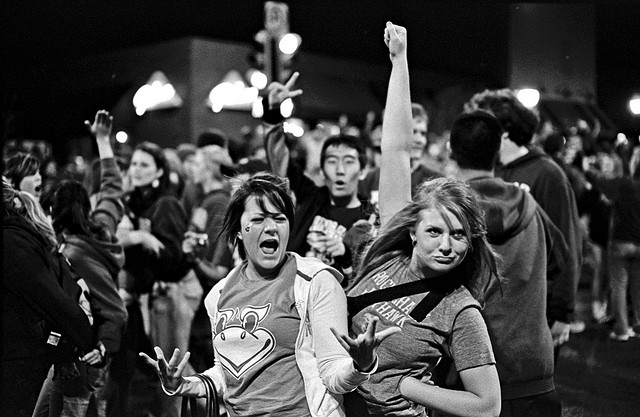
#> input picture captura_tratamento_dados/modulo_7/dados/flickr_map_training/107.jpg, 640 x 417 px; the run also reads 3 pictures not shown here
$ jupyter execute --allow-errors 'TACTD 07 - Exercicios com solucoes.ipynb'
#> lines starting #> are read from the running program, lines starting #| are printed output that depends on the picture
# MBA em Ciência de Dados
## Técnicas Avançadas de Captura e Tratamento de Dados

### <span style="color:darkred">Módulo VII - Dados não estruturados: sinais e imagens</span>

### <span style="color:darkred">Exercícios - com soluções</span>

Moacir Antonelli Ponti

CeMEAI - ICMC/USP São Carlos

---

#### <span style="color:red">Recomenda-se fortemente que os exercícios sejam feitos sem consultar as respostas antecipadamente.</span>

---

[cell 1]
# carregando as bibliotecas necessárias
import numpy as np
import matplotlib.pyplot as plt
import pandas as pd

### Exercício 1)

Quando comparamos imagens e sinais e suas características, o que devemos considerar a priori?

(a) Sinais possuem valores independente e identicamente distribuídos, enquanto Imagens possuem pixels organizados de forma espacial<br>
(b) Sinais possuem valores codificados em 16 bits, enquanto imagens possuem valores codificados em 8 bits<br>
(c) Sinais possuem valores com dependência sequencial, enquanto imagens não possuem padrão de dependência<br>
<font color='red'>(d) Sinais possuem valores com dependência sequencial, enquanto Imagens possuem dependência espacial de seus valores<br></font>

<font color='red'>Resposta</font>: *a priori, sempre devemos considerar que sinais e imagens possuem valores com dependência respectivamente sequencial e espacial. Ainda que sinais e imagens podem ser observados com dados i.i.d., quando isso acontece perdemos a coerencia espacial (no caso de imagens) e sequencial (no caso de sinais) que os caraterizam.*

### Exercício 2)

Sejam sinais representados por 32 bits (int32) e imagens representadas por 16 bits sem sinal (uint16). Quantos valores distintos é possível representar em cada um desses dados?

(a) Sinais: 4,29 Bilhões; Imagens 32,76 Mil<br>
<font color='red'>(b) Sinais: 4,29 Bilhões; Imagens 65,53 Mil<br></font>
(c) Sinais: 2,14 Bilhões; Imagens 32,76 Mil<br>
(d) Sinais: 2,14 Bilhões; Imagens 65,53 Mil<br>

<font color='red'>Resposta</font>: $2^{32}=4,29$ bilhões, $2^{16}=65,53$ mil, independente da representação permitir ou não sinais o número de valores distintos é obtido da mesma maneira.

### Exercício 3)

Carregue os dados do arquivo `sinais2.csv` utilizando

`signals = np.genfromtxt(arquivo, delimiter=',').astype(np.float32)`.

O array resultante possui um sinal por linha, i.e. `sinal[i]`

Utilizando os sinais carregados utilize a `np.fft.fft()` para obter a Transformada de Fourier dos sinais. Depois, considerando apenas frequências até 50 Hz, calcule quais são as 4 frequências de maior valor de magnitude (maginute calculada pelo `np.abs()`). Aqui não queremos os valores da magnitude, mas a quais frequências (índices) elas se referem. Para complementar a análise, plote as magnitudes das transformadas até a frequência 50.

Analisando as frequências de maior magnitude temos as frequências que mais caracterizam o sinal. Considerando as 4 frequências computadas anteriormente, podemos dividir os sinais em categorias distintas. Nesse sentido, qual análise abaixo está correta?

(a) O sinal 4 possui frequências inferiores quando comparado com os demais, indicando que o sinal 4 é provavalmente  dependente sequencialmente, enquanto os demais são i.i.d.; assim podemos dividí-los em duas categorias: sinal 4 e sinais 0, 1, 2 e 3.<br>
(b) O sinal 3 possui frequências mais significativas 20 Hz ou superior, indicando que é um sinal com maior qualidade de aquisição, e assim podemos categorizar em: sinal 3, e sinais 0, 1, 2 e 4.<br>
(c) Todas as frequências estão abaixo de 50 Hz, sendo assim podemos dizer que os sinais são todos similares, sendo impossível dividí-los em categorias.<br>
<font color='red'>(d) O sinal 3 possui frequências mais significativas 20 Hz ou superior, possuindo transições mais rápidas de valores do que os outros com frequências caracerísticas menores do que 12Hz; e assim podemos categorizar em: sinal 3, e sinais 0, 1, 2 e 4.</font><br>

<font color='red'>Resposta</font>: *o sinal 3 se destaca por possuir frequências características na média 2 vezes superiores quando comparado aos demais, e acima de 20Hz. Assim como na análise de autocorrelação, esse sinal é distinto dos demais, cujas frequências são mais baixas. Mas frequências superiores não indicam melhor qualidade do sinal, descartando a alternativa (b), assim a opção (d) é a mais adequada.*

[cell 2]
signals = np.genfromtxt('./dados/sinais2.csv', delimiter=',').astype(np.float32)
plt.figure(figsize=(8,14))
for i in range(signals.shape[0]):
    Fi = np.abs(np.fft.fft(signals[i]))
    k = 4
    Fi_50 = Fi[:50]
    ind = np.argpartition(Fi_50, -k)[-k:]
    print(i, ' frequências: ', np.sort(ind))
    plt.subplot(5,1,i+1); plt.plot(Fi_50);
    plt.plot(ind, Fi_50[ind], 'ro')
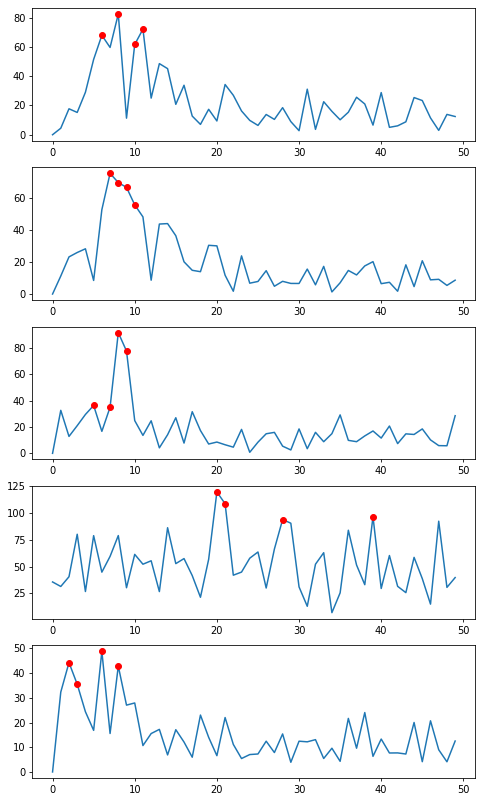
#> figure drawn by matplotlib, 5 panels; panel 1: curve peaks at x = 8, y = 82.45; panel 2: curve peaks at x = 7, y = 75.03; panel 3: curve peaks at x = 8, y = 91.57; panel 4: curve peaks at x = 20, y = 119.8

### Exercício 4)

Considerando os mesmos sinais carregados no exercício anterior, compute as características: entropia da energia (com 10 blocos), taxa de cruzamentos por zero, entropia espectral (com 10 blocos), formando um vetor com 3 características para cada sinal.

Após isso, compute a matriz de distâncias entre os sinais considerando a distância L1, i.e., a soma dos valores absolutos das diferenças entre dois vetores $A$ e $B$:

$$\sum_i |A_i - B_i|$$

Da matriz, que indica a dissimilaridade entre pares de sinais, aplique uma soma na direção do eixo 0 (axis=0) e depois arredonde para inteiro `np.round(,0)`. Quais valores foram obtidos para cada sinal?

(a) Sinais 0, 1, 2 e 4, soma 2; Sinal 3, soma 6.<br>
(b) Sinais 0 e 4, soma 3; Sinais 1 e 2, soma 2; Sinal 3, soma 6.<br>
<font color='red'>(c) Sinais 0, 1, e 2, soma 2; Sinal 3, soma 6; Sinal 4, soma 3.<br></font>
(d) Sinais 0, 1, e 2, soma 1; Sinal 3, soma 3; Sinal 4, soma 6.<br>

<font color='red'>Resposta</font>: *ver código abaixo.*

[cell 3]
def entropia_energia(sinal, n_blocos=10):
    '''Entropia da energia do sinal'''
    # energia total
    energia_sinal = np.sum(sinal ** 2)
    M = len(sinal)

    # calcula janelas dentro do sinal
    M_janelas = int(np.floor(M / n_blocos))
    # verifica se tamanho dos blocos
    # é multiplo do tamanho do sinal
    if M != M_janelas * n_blocos:
        sinal = sinal[0:M_janelas * n_blocos]

    # monta matriz [M_janelas x n_blocos]
    janelas = sinal.reshape(M_janelas, n_blocos, order='F').copy()

    # Computa energias de cada janela (normalizada pela do sinal)
    e_janelas = np.sum(janelas ** 2, axis=0) / (energia_sinal + 0.0001)
    #print(e_janelas)

    # Computa entropia entre energias das janelas
    entropia = -np.sum(e_janelas * np.log2(e_janelas + 0.0001))
    return entropia

def taxa_cruzamentos_por_zero(sinal):
    '''Cruzamentos por zero em um intervalo de tempo '''
    M = len(sinal)
    cont_zero = np.sum(np.abs(np.diff(np.sign(sinal)))) / 2
    return np.float64(cont_zero) / np.float64(M - 1.0)

def entropia_espectral(sinal, n_blocos=10):
    """Computes the spectral entropy"""

    fft_abs = np.abs(np.fft.fft(sinal))

    entropia_esp = entropia_energia(fft_abs, n_blocos=n_blocos)

    return entropia_esp

[cell 4]
features = []
for i in range(signals.shape[0]):
    f1 = entropia_energia(signals[i])
    f2 = taxa_cruzamentos_por_zero(signals[i])
    f3 = entropia_espectral(signals[i])
    features.append([f1, f2, f3])

features= np.array(features)
dmat = np.zeros([signals.shape[0],signals.shape[0]])
for i in range(signals.shape[0]):
    for j in range(signals.shape[0]):
        dmat[i,j] = np.sum(np.abs(features[i]-features[j]))
        #dmat[i,j] = np.sqrt(np.sum((features[i]-features[j])**2))

print(dmat)
print(np.round(np.sum(dmat,axis=0),0))

### Exercício 5)

Carregue as seguintes imagens da base de dados flickr_map_training:

`
img1 = imageio.imread("dados/flickr_map_training/107.jpg")
img2 = imageio.imread("dados/flickr_map_training/101.jpg")
img3 = imageio.imread("dados/flickr_map_training/112.jpg")
img4 = imageio.imread("dados/flickr_map_training/303.jpg")
img5 = imageio.imread("dados/flickr_map_training/400.jpg")`

Implemente um descritor de cor que computa um histograma utilizando a composição dos canais RGB em um único canal utilizando a seguinte operação, sendo R, G e B as matrizes relativas a cada canal de cor:

$$I = R\cdot0.3 +G\cdot0.59 +B\cdot0.11$$

Permita definir o número de bins do histograma por meio da sua função e, antes de retornar, normalize o histograma dividindo pela soma.

Depois, calcule a distância entre img1 carregada e as outras imagens (2, 3, 4, 5) utilizando: 16 bins e 4 bins. Qual foram as duas imagens mais similares, da mais próxima para a mais distante, nos dois casos?

<font color='red'>(a) 16 bins: img2, img4 ; 4 bins: img2, img3<br></font>
(a) 16 bins: img2, img3 ; 4 bins: img4, img3<br>
(b) 16 bins: img2, img3 ; 4 bins: img2, img4<br>
(d) 16 bins: img4, img2 ; 4 bins: img4, img3<br>

<font color='red'>Resposta</font>: *ver código abaixo.*

[cell 5]
import imageio

def histograma_global_intensity(img, n_colors):
    img_int = img[:,:,0].astype(float)*0.3 + img[:,:,1].astype(float)*0.59 + img[:,:,2].astype(float)*0.11
    hist,_ = np.histogram(img_int, bins=n_colors)
    # normaliza o vetor resultante pela soma dos valores
    hist = hist.astype("float")
    hist /= (hist.sum() + 0.0001)
    return hist

[cell 6]
img1 = imageio.imread("dados/flickr_map_training/107.jpg")
#> img1 is the input picture: shape (417, 640, 3); min 0, max 255, mean 65.5
img2 = imageio.imread("dados/flickr_map_training/101.jpg")
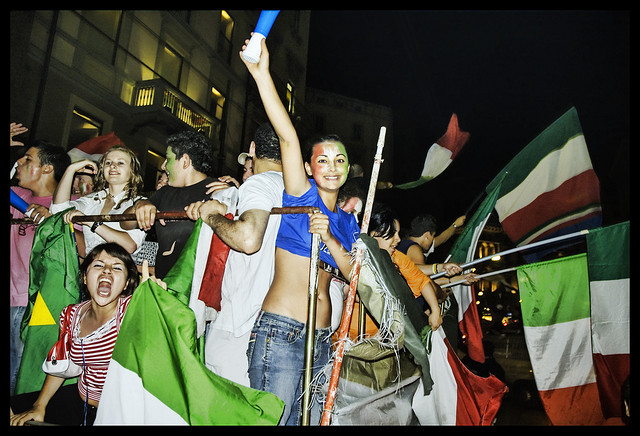
#> input picture captura_tratamento_dados/modulo_7/dados/flickr_map_training/101.jpg, 640 x 436 px
#> img2 is the input picture: shape (436, 640, 3); mean R, G, B 78.1, 79.5, 64.8
img3 = imageio.imread("dados/flickr_map_training/112.jpg")
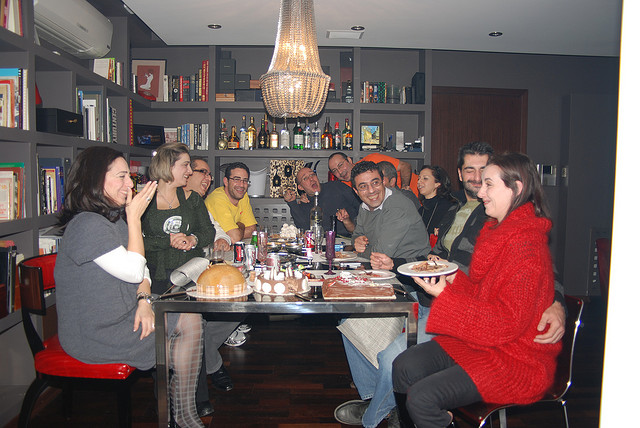
#> input picture captura_tratamento_dados/modulo_7/dados/flickr_map_training/112.jpg, 640 x 428 px
#> img3 is the input picture: shape (428, 640, 3); mean R, G, B 110.5, 92.4, 91.5
img4 = imageio.imread("dados/flickr_map_training/303.jpg")
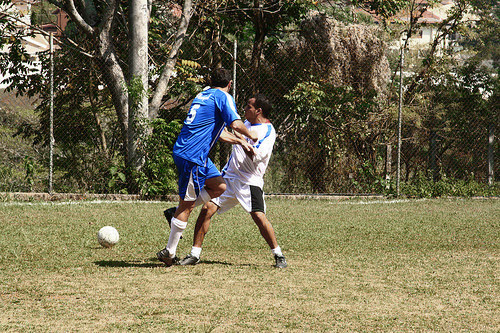
#> input picture captura_tratamento_dados/modulo_7/dados/flickr_map_training/303.jpg, 500 x 333 px
#> img4 is the input picture: shape (333, 500, 3); mean R, G, B 117.6, 111, 82.8
img5 = imageio.imread("dados/flickr_map_training/400.jpg")
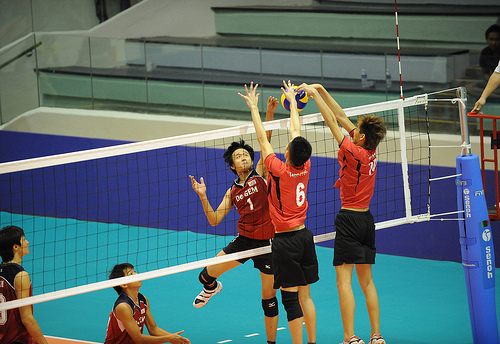
#> input picture captura_tratamento_dados/modulo_7/dados/flickr_map_training/400.jpg, 500 x 344 px
#> img5 is the input picture: shape (344, 500, 3); mean R, G, B 88.2, 107.1, 109.6

ncolors = 16
f1 = histograma_global_intensity(img1, ncolors)
#> in histograma_global_intensity, `hist,_ = np.histogram(img_int, bins=n_colors)`: hist = [86155, 48978, 18766, 14791, 13492, 10742, 8941, 8645, 8813, 8515, 8340, 8701, 7168, 5404, 3747, 5682]
#> in histograma_global_intensity, `hist /= (hist.sum() + 0.0001)`: hist = [0.323, 0.184, 0.0703, 0.0554, 0.0506, 0.0403, 0.0335, 0.0324, 0.033, 0.0319, 0.0312, 0.0326, 0.0269, 0.0202, 0.014, 0.0213]
#> f1 has the same summary as hist in histograma_global_intensity
f2 = histograma_global_intensity(img2, ncolors)
#> f2 = [0.308, 0.113, 0.0906, 0.0568, 0.0399, 0.0338, 0.034, 0.0374, 0.0427, 0.0528, 0.0484, 0.0322, 0.0308, 0.0352, 0.0349, 0.00867]
f3 = histograma_global_intensity(img3, ncolors)
#> f3 = [0.0146, 0.0985, 0.079, 0.16, 0.127, 0.113, 0.0872, 0.0608, 0.0466, 0.0516, 0.0414, 0.0269, 0.0216, 0.0137, 0.0064, 0.051]
f4 = histograma_global_intensity(img4, ncolors)
#> call 4 of histograma_global_intensity, with n_colors = 16
#> in histograma_global_intensity (call 4), `img_int = img[:,:,0].astype(float)*0.3 + img[:,:,1].astype(float)*0.59..`:
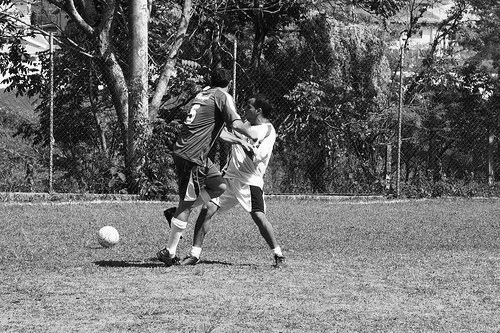
#> img_int: shape (333, 500) float64; min 0, max 255, mean 109.9
#> in histograma_global_intensity (call 4), `hist,_ = np.histogram(img_int, bins=n_colors)`: hist = [7017, 15606, 16146, 12587, 9853, 8804, 9815, 12323, 15598, 17017, 15329, 11753, 7167, 3380, 1717, 2388]
#> in histograma_global_intensity (call 4), `hist /= (hist.sum() + 0.0001)`: hist = [0.0421, 0.0937, 0.097, 0.0756, 0.0592, 0.0529, 0.0589, 0.074, 0.0937, 0.102, 0.0921, 0.0706, 0.043, 0.0203, 0.0103, 0.0143]
#> f4 has the same summary as hist in histograma_global_intensity
f5 = histograma_global_intensity(img5, ncolors)
#> in histograma_global_intensity (call 5), `img_int = img[:,:,0].astype(float)*0.3 + img[:,:,1].astype(float)*0.59..`:
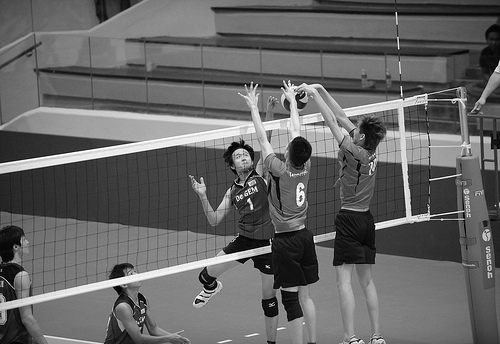
#> img_int: shape (344, 500) float64; min 0, max 255, mean 101.7
#> in histograma_global_intensity (call 5), `hist,_ = np.histogram(img_int, bins=n_colors)`: hist = [3503, 8822, 11647, 20843, 18607, 11822, 17666, 33324, 21583, 5281, 5464, 3525, 2537, 3052, 2857, 1467]
#> in histograma_global_intensity (call 5), `hist /= (hist.sum() + 0.0001)`: hist = [0.0204, 0.0513, 0.0677, 0.121, 0.108, 0.0687, 0.103, 0.194, 0.125, 0.0307, 0.0318, 0.0205, 0.0147, 0.0177, 0.0166, 0.00853]
#> f5 has the same summary as hist in histograma_global_intensity
features = np.vstack([f1, f2, f3, f4, f5])

dist = np.zeros(5)
for i in range(5):
    dist[i] = np.sum((np.abs(features[0]-features[i])))
#> after the loop, dist = [0, 0.23, 0.837, 0.762, 0.956]

plt.subplot(151); plt.imshow(img1); plt.title("%.4f"%  dist[0]); plt.axis('off')
plt.subplot(152); plt.imshow(img2); plt.title("%.4f"% dist[1]); plt.axis('off')
plt.subplot(153); plt.imshow(img3); plt.title("%.4f"% dist[2]); plt.axis('off')
plt.subplot(154); plt.imshow(img4); plt.title("%.4f"% dist[3]); plt.axis('off')
plt.subplot(155); plt.imshow(img5); plt.title("%.4f"% dist[4]); plt.axis('off')

[cell 7]
ncolors = 4
f1 = histograma_global_intensity(img1, ncolors)
#> f1 = [0.632, 0.157, 0.129, 0.0824]
f2 = histograma_global_intensity(img2, ncolors)
#> f2 = [0.569, 0.145, 0.176, 0.11]
f3 = histograma_global_intensity(img3, ncolors)
#> f3 = [0.352, 0.389, 0.166, 0.0926]
f4 = histograma_global_intensity(img4, ncolors)
#> f4 = [0.308, 0.245, 0.359, 0.088]
f5 = histograma_global_intensity(img5, ncolors)
#> f5 = [0.261, 0.473, 0.208, 0.0576]
features = np.vstack([f1, f2, f3, f4, f5])
#> features = [[0.632, 0.157, 0.129, 0.0824], [0.569, 0.145, 0.176, 0.11], [0.352, 0.389, 0.166, 0.0926], [0.308, 0.245, 0.359, 0.088], [0.261, 0.473, 0.208, 0.0576]]

dist = np.zeros(5)
for i in range(5):
    dist[i] = np.sum((np.abs(features[0]-features[i])))
#> after the loop, dist = [0, 0.149, 0.56, 0.647, 0.793]

plt.subplot(151); plt.imshow(img1); plt.title("%.4f"%  dist[0]); plt.axis('off')
plt.subplot(152); plt.imshow(img2); plt.title("%.4f"% dist[1]); plt.axis('off')
plt.subplot(153); plt.imshow(img3); plt.title("%.4f"% dist[2]); plt.axis('off')
plt.subplot(154); plt.imshow(img4); plt.title("%.4f"% dist[3]); plt.axis('off')
plt.subplot(155); plt.imshow(img5); plt.title("%.4f"% dist[4]); plt.axis('off')

### Exercício 6)

Vamos repetir o procedimento da questão anterior, agora utilizando o descritor de texturas LBP visto em aula. Utilizaremos uma função que também realiza uma normalização dos valores máximos das imagens, bem como permite definir o raio, número de pontos e quantidade de bins para esse descritor, conforme abaixo.

Calcule a distância L1 entre img1 carregada e as outras imagens utilizando o descritor LBP com os seguintes parâmetros:
* número de pontos = 14
* raio = 2
* bins = 16

Quais foram as três imagens mais similares, da mais próxima para a mais distante?

<font color='red'>(a) img3, img2, img5 <br></font>
(b) img2, img3, img4<br>
(c) img3, img5, img2<br>
(d) img5, img3, img2<br>

<font color='red'>Resposta</font>: *ver código abaixo.*

[cell 8]
from skimage import feature

def lbp_features(img, points=8, radius=1, n_bins=10):
    # LBP opera em imagens de um só canal, aqui vamos converter
    # RGB para escala de cinza usando o método Luminance
#> called with points = 14, radius = 2, n_bins = 16
    img = np.array(img, dtype=np.float64, copy=False)
    if (len(img.shape) > 2):
        img = img[:,:,0]*0.3 + img[:,:,1]*0.59 + img[:,:,2]*0.11

    # normaliza a imagem para ter máximo = 255
    if (np.max(img) > 0):
        img = ((img/np.max(img))*255).astype(np.uint8)
#> img: shape (417, 640)

    # aqui definimos o numero de pontos e o raio, padrao = 8, 1
    lbp = feature.local_binary_pattern(img.astype(np.uint8), points, radius, method="uniform")
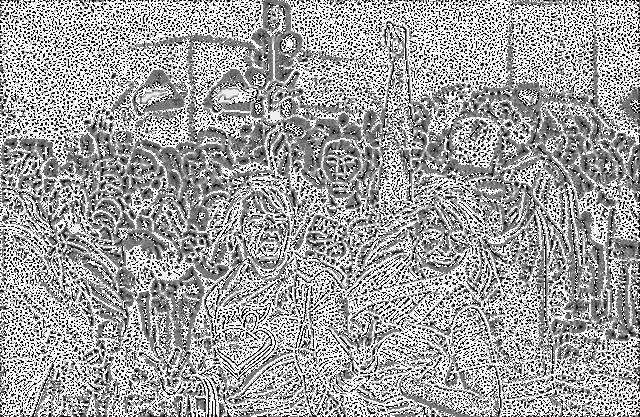
#> lbp: shape (417, 640) float64; min 0, max 15, mean 9.54; drawn with min black and max white

    # lbp retorna um matriz com os códigos, então devemos extraír o histograma
    (hist, _) = np.histogram(lbp.ravel(), bins=np.arange(0, n_bins+1), range=(0, n_bins))
#> hist = [20940, 12552, 8852, 6735, 6927, 9223, 15673, 22091, 14373, 8383, 6375, 6512, 8779, 11713, 27254, 80498]

    # normaliza o histograma
    hist = hist.astype("float")
    hist /= (hist.sum() + 1e-6)
#> hist = [0.0785, 0.047, 0.0332, 0.0252, 0.026, 0.0346, 0.0587, 0.0828, 0.0539, 0.0314, 0.0239, 0.0244, 0.0329, 0.0439, 0.102, 0.302]
    # return the histogram of Local Binary Patterns

    return hist

[cell 9]
pts = 14
rad = 2
nbi = 16
f1 = lbp_features(img1, pts, rad, nbi)
#> f1 has the same summary as hist in lbp_features
f2 = lbp_features(img2, pts, rad, nbi)
#> call 2 of lbp_features, with points = 14, radius = 2, n_bins = 16
#> in lbp_features (call 2), `lbp = feature.local_binary_pattern(img.astype(np.uint8), points, radiu..`:
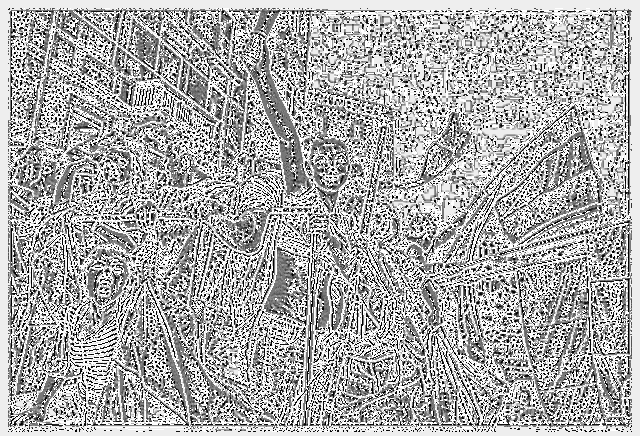
#> lbp: shape (436, 640) float64; min 0, max 15, mean 10.05; drawn with min black and max white
#> in lbp_features (call 2), `(hist, _) = np.histogram(lbp.ravel(), bins=np.arange(0, n_bins+1), ran..`: hist = [19626, 11825, 8300, 6299, 6567, 8271, 13131, 20389, 12692, 7895, 7081, 7237, 9393, 11789, 49190, 79355]
#> in lbp_features (call 2), `hist /= (hist.sum() + 1e-6)`: hist = [0.0703, 0.0424, 0.0297, 0.0226, 0.0235, 0.0296, 0.0471, 0.0731, 0.0455, 0.0283, 0.0254, 0.0259, 0.0337, 0.0422, 0.176, 0.284]
#> f2 has the same summary as hist in lbp_features
f3 = lbp_features(img3, pts, rad, nbi)
#> call 3 of lbp_features, with points = 14, radius = 2, n_bins = 16
#> in lbp_features (call 3), `lbp = feature.local_binary_pattern(img.astype(np.uint8), points, radiu..`:
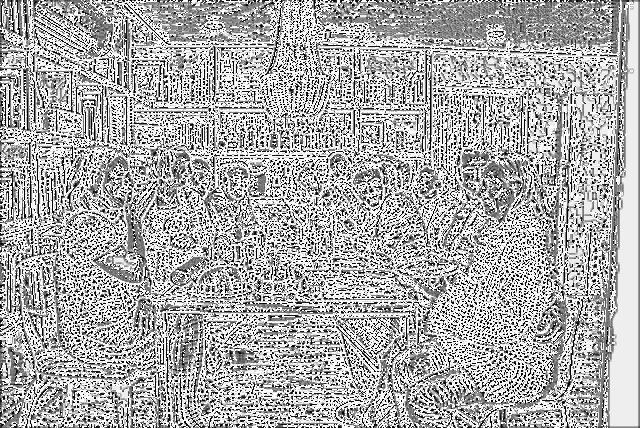
#> lbp: shape (428, 640) float64; min 0, max 15, mean 10.1; drawn with min black and max white
#> in lbp_features (call 3), `(hist, _) = np.histogram(lbp.ravel(), bins=np.arange(0, n_bins+1), ran..`: hist = [20460, 13938, 8363, 5994, 5375, 6580, 10562, 17600, 12299, 8806, 7439, 7226, 9324, 13978, 37092, 88884]
#> in lbp_features (call 3), `hist /= (hist.sum() + 1e-6)`: hist = [0.0747, 0.0509, 0.0305, 0.0219, 0.0196, 0.024, 0.0386, 0.0643, 0.0449, 0.0321, 0.0272, 0.0264, 0.034, 0.051, 0.135, 0.324]
#> (the rest of the program and of its run is left out)
